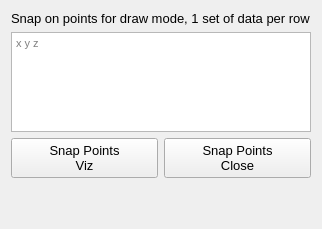
           <widget class="QWidget" name="tab_5">
            <attribute name="title">
             <string>Snap Pts</string>
            </attribute>
            <layout class="QVBoxLayout" name="verticalLayout_30">
             <item>
              <widget class="QLabel" name="label_106">
               <property name="sizePolicy">
                <sizepolicy hsizetype="Fixed" vsizetype="Preferred">
                 <horstretch>0</horstretch>
                 <verstretch>0</verstretch>
                </sizepolicy>
               </property>
               <property name="minimumSize">
                <size>
                 <width>60</width>
                 <height>0</height>
                </size>
               </property>
               <property name="font">
                <font>
                 <pointsize>10</pointsize>
                </font>
               </property>
               <property name="text">
                <string>Snap on points for draw mode, 1 set of data per row</string>
               </property>
              </widget>
             </item>
             <item>
              <layout class="QHBoxLayout" name="horizontalLayout_95">
               <item>
                <widget class="QTextEdit" name="textEdit_snap_data">
                 <property name="sizePolicy">
                  <sizepolicy hsizetype="Ignored" vsizetype="Ignored">
                   <horstretch>0</horstretch>
                   <verstretch>0</verstretch>
                  </sizepolicy>
                 </property>
                 <property name="minimumSize">
                  <size>
                   <width>0</width>
                   <height>100</height>
                  </size>
                 </property>
                 <property name="baseSize">
                  <size>
                   <width>0</width>
                   <height>0</height>
                  </size>
                 </property>
                 <property name="font">
                  <font>
                   <pointsize>8</pointsize>
                  </font>
                 </property>
                 <property name="placeholderText">
                  <string>x y z</string>
                 </property>
                </widget>
               </item>
              </layout>
             </item>
             <item>
              <layout class="QHBoxLayout" name="horizontalLayout_96">
               <item>
                <widget class="QPushButton" name="button_viz_snap_points">
                 <property name="enabled">
                  <bool>true</bool>
                 </property>
                 <property name="sizePolicy">
                  <sizepolicy hsizetype="Expanding" vsizetype="Preferred">
                   <horstretch>0</horstretch>
                   <verstretch>0</verstretch>
                  </sizepolicy>
                 </property>
                 <property name="minimumSize">
                  <size>
                   <width>0</width>
                   <height>40</height>
                  </size>
                 </property>
                 <property name="font">
                  <font>
                   <pointsize>10</pointsize>
                  </font>
                 </property>
                 <property name="cursor">
                  <cursorShape>PointingHandCursor</cursorShape>
                 </property>
                 <property name="styleSheet">
                  <string notr="true"/>
                 </property>
                 <property name="text">
                  <string>Snap Points
Viz</string>
                 </property>
                </widget>
               </item>
               <item>
                <widget class="QPushButton" name="button_close_snap_points">
                 <property name="sizePolicy">
                  <sizepolicy hsizetype="Expanding" vsizetype="Preferred">
                   <horstretch>0</horstretch>
                   <verstretch>0</verstretch>
                  </sizepolicy>
                 </property>
                 <property name="minimumSize">
                  <size>
                   <width>0</width>
                   <height>40</height>
                  </size>
                 </property>
                 <property name="font">
                  <font>
                   <pointsize>10</pointsize>
                  </font>
                 </property>
                 <property name="cursor">
                  <cursorShape>PointingHandCursor</cursorShape>
                 </property>
                 <property name="styleSheet">
                  <string notr="true"/>
                 </property>
                 <property name="text">
                  <string>Snap Points
Close</string>
                 </property>
                </widget>
               </item>
              </layout>
             </item>
             <item>
              <spacer name="verticalSpacer_20">
               <property name="orientation">
                <enum>Qt::Vertical</enum>
               </property>
               <property name="sizeHint" stdset="0">
                <size>
                 <width>20</width>
                 <height>40</height>
                </size>
               </property>
              </spacer>
             </item>
            </layout>
           </widget>
